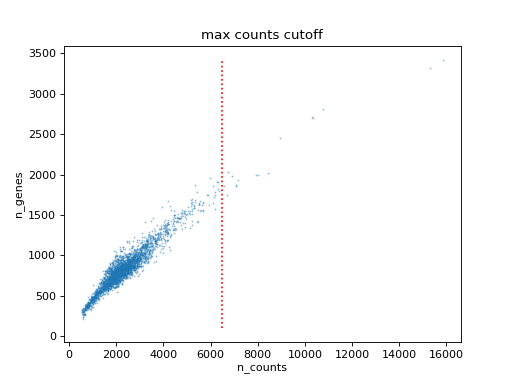

Write the Python code that produced this figure.
import besca as bc
import matplotlib.pyplot as plt
adata = bc.datasets.pbmc3k_raw()
max_counts = 6500
fig, ax1 = plt.subplots(1)
bc.pl.max_counts(adata, max_counts = max_counts, ax = ax1)
